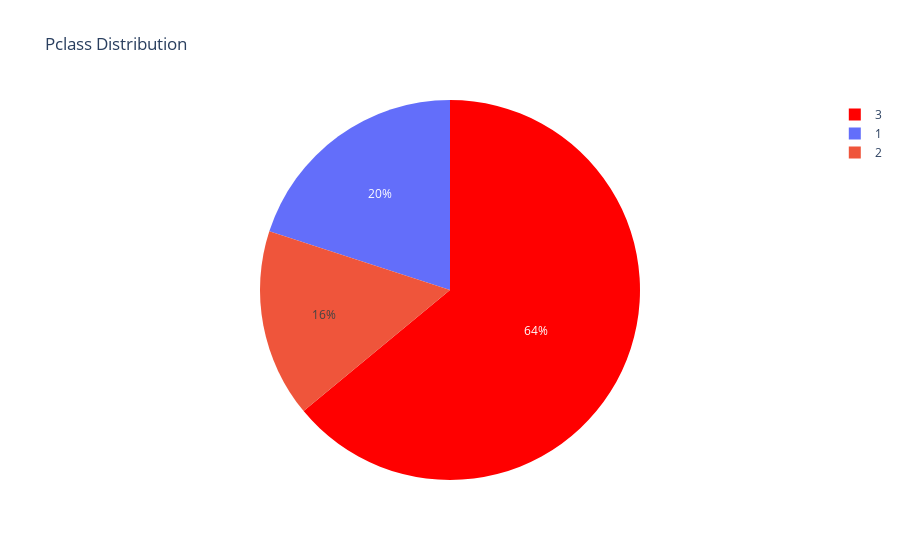

The notebook cell saved with this chart:
### Code cell
# Labels
lab = df["Pclass"].value_counts().keys().tolist()
# Values
val = df["Pclass"].value_counts().values.tolist()

# defining data
trace = go.Pie(labels=lab,
               values=val,
               marker=dict(colors=["red"]),
#                Setting values to
               hoverinfo="value"
              )
data = [trace]

# defining layout
layout = go.Layout(title="Pclass Distribution")

# defining figure and plotting
fig2 = go.Figure(data=data, layout=layout)
# TODO: Customise order of legend
iplot(fig2)

### Figure 1 — Plotly figure (JSON) as saved in the notebook; plotly's stock layout.template omitted (floating-point values rounded to 4 significant figures)
{"data": [{"hoverinfo": "value", "labels": [3, 1, 2], "marker": {"colors": ["red"]}, "type": "pie", "values": [32, 10, 8]}], "layout": {"title": {"text": "Pclass Distribution"}}}
